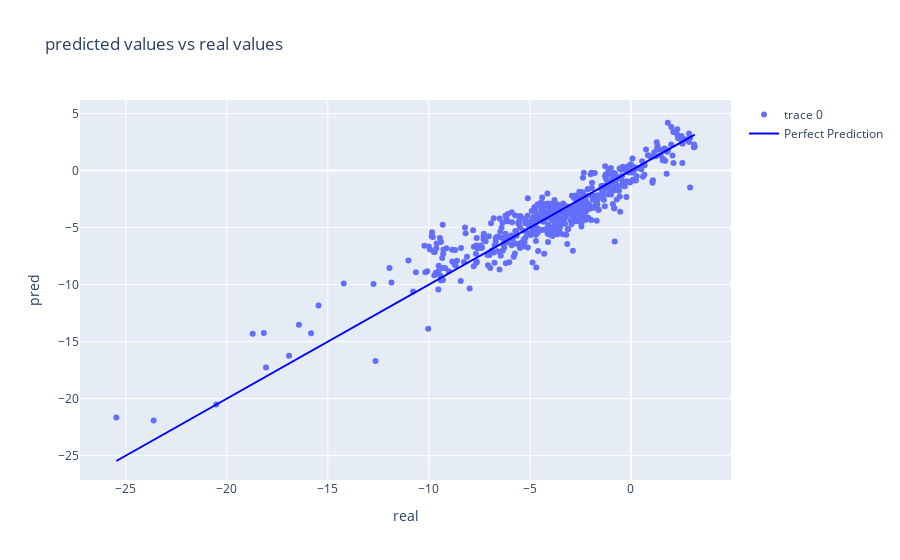

Write notebook code for a chart like this one.
### Code cell
trace = go.Scatter(x = y_real,y = y_pred, mode = "markers")
line_trace = go.Scatter(x = [min(y_real), max(y_real)],
                        y = [min(y_real), max(y_real)],
                        mode = "lines",
                        marker=dict(color='blue'),
                        name='Perfect Prediction')
layout = go.Layout(title = "predicted values vs real values", xaxis=dict(title = "real"),
                   yaxis = dict(title = "pred"))

figure = go.Figure(data = [trace, line_trace], layout=layout)

iplot(figure)

### Figure 1 — Plotly figure (JSON) as saved in the notebook; plotly's stock layout.template omitted (floating-point values rounded to 4 significant figures; data arrays with more than 128 entries replaced by an {"elided": "..."} marker saying what was removed)
{"data": [{"mode": "markers", "type": "scatter", "x": {"elided": "512 float values"}, "y": {"elided": "512 float values"}}, {"marker": {"color": "blue"}, "mode": "lines", "name": "Perfect Prediction", "type": "scatter", "x": [-25.47, 3.16], "y": [-25.47, 3.16]}], "layout": {"title": {"text": "predicted values vs real values"}, "xaxis": {"title": {"text": "real"}}, "yaxis": {"title": {"text": "pred"}}}}
